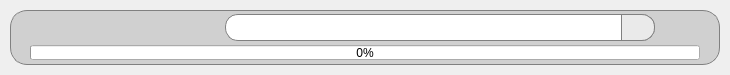
<?xml version="1.0" encoding="UTF-8"?>
<ui version="4.0">
 <class>MainWindow</class>
 <widget class="QWidget" name="MainWindow">
  <property name="geometry">
   <rect>
    <x>0</x>
    <y>0</y>
    <width>730</width>
    <height>74</height>
   </rect>
  </property>
  <property name="windowTitle">
   <string>Form</string>
  </property>
  <property name="windowOpacity">
   <double>0.900000000000000</double>
  </property>
  <layout class="QVBoxLayout" name="verticalLayout_2">
   <property name="spacing">
    <number>0</number>
   </property>
   <property name="margin">
    <number>10</number>
   </property>
   <item>
    <widget class="QWidget" name="wContainer" native="true">
     <property name="sizePolicy">
      <sizepolicy hsizetype="Expanding" vsizetype="Expanding">
       <horstretch>0</horstretch>
       <verstretch>0</verstretch>
      </sizepolicy>
     </property>
     <property name="styleSheet">
      <string notr="true">#wContainer{
	background-color:rgba(204, 204, 204, 227);
	border-radius: 17px;
	border: 1px solid grey;
}</string>
     </property>
     <layout class="QVBoxLayout" name="verticalLayout_3">
      <property name="spacing">
       <number>0</number>
      </property>
      <property name="margin">
       <number>0</number>
      </property>
      <item>
       <widget class="QWidget" name="widget_2" native="true">
        <property name="sizePolicy">
         <sizepolicy hsizetype="Expanding" vsizetype="Fixed">
          <horstretch>0</horstretch>
          <verstretch>0</verstretch>
         </sizepolicy>
        </property>
        <property name="minimumSize">
         <size>
          <width>0</width>
          <height>35</height>
         </size>
        </property>
        <property name="maximumSize">
         <size>
          <width>16777215</width>
          <height>35</height>
         </size>
        </property>
        <layout class="QHBoxLayout" name="horizontalLayout_3">
         <property name="spacing">
          <number>0</number>
         </property>
         <property name="leftMargin">
          <number>15</number>
         </property>
         <property name="topMargin">
          <number>2</number>
         </property>
         <property name="rightMargin">
          <number>2</number>
         </property>
         <property name="bottomMargin">
          <number>2</number>
         </property>
         <item>
          <widget class="QWidget" name="wExpandMenu" native="true">
           <property name="sizePolicy">
            <sizepolicy hsizetype="Expanding" vsizetype="Expanding">
             <horstretch>0</horstretch>
             <verstretch>0</verstretch>
            </sizepolicy>
           </property>
           <property name="styleSheet">
            <string notr="true">#wExpandMenu {
	border: 0px solid grey;
	background-color: transparent;
	border-top-left-radius: 15px;
	border-bottom-left-radius: 15px;
}</string>
           </property>
           <layout class="QHBoxLayout" name="horizontalLayout_6">
            <property name="spacing">
             <number>0</number>
            </property>
            <property name="sizeConstraint">
             <enum>QLayout::SetMaximumSize</enum>
            </property>
            <property name="margin">
             <number>0</number>
            </property>
           </layout>
          </widget>
         </item>
         <item>
          <spacer name="horizontalSpacer">
           <property name="orientation">
            <enum>Qt::Horizontal</enum>
           </property>
           <property name="sizeType">
            <enum>QSizePolicy::Minimum</enum>
           </property>
           <property name="sizeHint" stdset="0">
            <size>
             <width>40</width>
             <height>20</height>
            </size>
           </property>
          </spacer>
         </item>
         <item>
          <widget class="QWidget" name="wMainMenu" native="true">
           <property name="sizePolicy">
            <sizepolicy hsizetype="Minimum" vsizetype="Preferred">
             <horstretch>0</horstretch>
             <verstretch>0</verstretch>
            </sizepolicy>
           </property>
           <property name="minimumSize">
            <size>
             <width>0</width>
             <height>0</height>
            </size>
           </property>
           <property name="styleSheet">
            <string notr="true">#wMainMenu {
	border: 0px solid grey;
	background-color: transparent;
}</string>
           </property>
           <layout class="QHBoxLayout" name="horizontalLayout_2">
            <property name="spacing">
             <number>0</number>
            </property>
            <property name="leftMargin">
             <number>0</number>
            </property>
            <property name="topMargin">
             <number>2</number>
            </property>
            <property name="rightMargin">
             <number>0</number>
            </property>
            <property name="bottomMargin">
             <number>2</number>
            </property>
            <item>
             <widget class="QPushButton" name="btAdd">
              <property name="sizePolicy">
               <sizepolicy hsizetype="Minimum" vsizetype="Expanding">
                <horstretch>0</horstretch>
                <verstretch>0</verstretch>
               </sizepolicy>
              </property>
              <property name="minimumSize">
               <size>
                <width>40</width>
                <height>0</height>
               </size>
              </property>
              <property name="maximumSize">
               <size>
                <width>16777215</width>
                <height>16777215</height>
               </size>
              </property>
              <property name="font">
               <font>
                <pointsize>8</pointsize>
               </font>
              </property>
              <property name="contextMenuPolicy">
               <enum>Qt::NoContextMenu</enum>
              </property>
              <property name="toolTip">
               <string>import</string>
              </property>
              <property name="layoutDirection">
               <enum>Qt::LeftToRight</enum>
              </property>
              <property name="styleSheet">
               <string notr="true">#btAdd {
	border: 0px;
	background-color: transparent;
	image: url(:/icons/icons/import.png);
}
#btAdd::hover{ background-color: rgba(188, 233, 255, 224);}</string>
              </property>
              <property name="text">
               <string/>
              </property>
              <property name="iconSize">
               <size>
                <width>0</width>
                <height>0</height>
               </size>
              </property>
             </widget>
            </item>
            <item>
             <widget class="QPushButton" name="btCollection">
              <property name="sizePolicy">
               <sizepolicy hsizetype="Minimum" vsizetype="Expanding">
                <horstretch>0</horstretch>
                <verstretch>0</verstretch>
               </sizepolicy>
              </property>
              <property name="minimumSize">
               <size>
                <width>40</width>
                <height>0</height>
               </size>
              </property>
              <property name="toolTip">
               <string>music collection</string>
              </property>
              <property name="styleSheet">
               <string notr="true">#btCollection {
	border: 0px;
	background-color: transparent;
	image: url(:/icons/icons/collection.png);
}

#btCollection::hover{ background-color: rgba(188, 233, 255, 224);}</string>
              </property>
             </widget>
            </item>
            <item>
             <widget class="QPushButton" name="btSimilarity">
              <property name="sizePolicy">
               <sizepolicy hsizetype="Minimum" vsizetype="Expanding">
                <horstretch>0</horstretch>
                <verstretch>0</verstretch>
               </sizepolicy>
              </property>
              <property name="minimumSize">
               <size>
                <width>40</width>
                <height>0</height>
               </size>
              </property>
              <property name="toolTip">
               <string>similarity</string>
              </property>
              <property name="styleSheet">
               <string notr="true">#btSimilarity{
	border: 0px;
	background-color: transparent;
	image: url(:/icons/icons/similarity.png);
}

#btSimilarity::hover{ background-color: rgba(188, 233, 255, 224);}</string>
              </property>
             </widget>
            </item>
           </layout>
          </widget>
         </item>
         <item>
          <spacer name="horizontalSpacer_2">
           <property name="orientation">
            <enum>Qt::Horizontal</enum>
           </property>
           <property name="sizeType">
            <enum>QSizePolicy::Minimum</enum>
           </property>
           <property name="sizeHint" stdset="0">
            <size>
             <width>40</width>
             <height>20</height>
            </size>
           </property>
          </spacer>
         </item>
         <item>
          <widget class="QWidget" name="wSearch" native="true">
           <property name="sizePolicy">
            <sizepolicy hsizetype="Expanding" vsizetype="Expanding">
             <horstretch>0</horstretch>
             <verstretch>0</verstretch>
            </sizepolicy>
           </property>
           <property name="styleSheet">
            <string notr="true">#wSearch {
	background-color: transparent;
	border: 0px solid grey;
}

QToolButton{
background-color: transparent;
border: 0px;
color: white;
}

QToolButton::hover{ color: black;}</string>
           </property>
           <layout class="QHBoxLayout" name="horizontalLayout">
            <property name="spacing">
             <number>0</number>
            </property>
            <property name="leftMargin">
             <number>0</number>
            </property>
            <property name="topMargin">
             <number>2</number>
            </property>
            <property name="rightMargin">
             <number>0</number>
            </property>
            <property name="bottomMargin">
             <number>2</number>
            </property>
            <item>
             <widget class="QWidget" name="widget" native="true">
              <property name="sizePolicy">
               <sizepolicy hsizetype="Expanding" vsizetype="Expanding">
                <horstretch>0</horstretch>
                <verstretch>0</verstretch>
               </sizepolicy>
              </property>
              <property name="styleSheet">
               <string notr="true">#widget {
	border: 0.5 solid grey;
	border-radius: 13;
	background: white;
}

#widget:focus{ background-color: rgb(211, 236, 243);}</string>
              </property>
              <layout class="QHBoxLayout" name="horizontalLayout_4">
               <property name="spacing">
                <number>0</number>
               </property>
               <property name="topMargin">
                <number>0</number>
               </property>
               <property name="rightMargin">
                <number>0</number>
               </property>
               <property name="bottomMargin">
                <number>0</number>
               </property>
               <item>
                <widget class="QLineEdit" name="leInput">
                 <property name="sizePolicy">
                  <sizepolicy hsizetype="Expanding" vsizetype="Expanding">
                   <horstretch>0</horstretch>
                   <verstretch>0</verstretch>
                  </sizepolicy>
                 </property>
                 <property name="minimumSize">
                  <size>
                   <width>350</width>
                   <height>0</height>
                  </size>
                 </property>
                 <property name="maximumSize">
                  <size>
                   <width>16777215</width>
                   <height>16777215</height>
                  </size>
                 </property>
                 <property name="font">
                  <font>
                   <pointsize>12</pointsize>
                   <weight>50</weight>
                   <bold>false</bold>
                   <strikeout>false</strikeout>
                  </font>
                 </property>
                 <property name="styleSheet">
                  <string notr="true">#leInput {
	border: 0px solid grey;
	border-top-left-radius: 10;
	border-bottom-left-radius: 10;
	margin-top: 2px;
	margin-bottom: 2px;
}

</string>
                 </property>
                </widget>
               </item>
               <item>
                <widget class="QPushButton" name="btSearch">
                 <property name="sizePolicy">
                  <sizepolicy hsizetype="Minimum" vsizetype="Expanding">
                   <horstretch>0</horstretch>
                   <verstretch>0</verstretch>
                  </sizepolicy>
                 </property>
                 <property name="layoutDirection">
                  <enum>Qt::LeftToRight</enum>
                 </property>
                 <property name="styleSheet">
                  <string notr="true">#btSearch {
	border: 1px solid grey;
	border-top-right-radius: 13;
	border-bottom-right-radius: 13;
	image: url(:/icons/icons/search_64.png);
	background-color: rgb(234, 234, 234);
}</string>
                 </property>
                 <property name="text">
                  <string/>
                 </property>
                 <property name="shortcut">
                  <string>Return</string>
                 </property>
                 <property name="flat">
                  <bool>false</bool>
                 </property>
                </widget>
               </item>
              </layout>
             </widget>
            </item>
           </layout>
          </widget>
         </item>
         <item>
          <spacer name="horizontalSpacer_3">
           <property name="orientation">
            <enum>Qt::Horizontal</enum>
           </property>
           <property name="sizeType">
            <enum>QSizePolicy::Minimum</enum>
           </property>
           <property name="sizeHint" stdset="0">
            <size>
             <width>30</width>
             <height>20</height>
            </size>
           </property>
          </spacer>
         </item>
         <item>
          <widget class="QWidget" name="wWindowMenu" native="true">
           <property name="styleSheet">
            <string notr="true">#wWindowMenu {
	border: 0px solid grey;
	border-top-right-radius: 15;
	border-bottom-right-radius: 15;
	background-color: transparent;
}</string>
           </property>
           <layout class="QVBoxLayout" name="verticalLayout">
            <property name="spacing">
             <number>0</number>
            </property>
            <property name="leftMargin">
             <number>0</number>
            </property>
            <property name="topMargin">
             <number>5</number>
            </property>
            <property name="rightMargin">
             <number>1</number>
            </property>
            <property name="bottomMargin">
             <number>5</number>
            </property>
            <item>
             <widget class="QPushButton" name="btClose">
              <property name="sizePolicy">
               <sizepolicy hsizetype="Minimum" vsizetype="Expanding">
                <horstretch>0</horstretch>
                <verstretch>0</verstretch>
               </sizepolicy>
              </property>
              <property name="styleSheet">
               <string notr="true">#btClose {
	border: 0px solid grey;
	background-color: transparent;
	image: url(:/icons/icons/close.png);
}

#btClose::hover{ image: url(:/icons/icons/close_on.png);}</string>
              </property>
             </widget>
            </item>
           </layout>
          </widget>
         </item>
        </layout>
       </widget>
      </item>
      <item>
       <widget class="QWidget" name="widget_3" native="true">
        <property name="sizePolicy">
         <sizepolicy hsizetype="Expanding" vsizetype="Fixed">
          <horstretch>0</horstretch>
          <verstretch>0</verstretch>
         </sizepolicy>
        </property>
        <property name="maximumSize">
         <size>
          <width>16777215</width>
          <height>20</height>
         </size>
        </property>
        <layout class="QHBoxLayout" name="horizontalLayout_5">
         <property name="spacing">
          <number>0</number>
         </property>
         <property name="leftMargin">
          <number>20</number>
         </property>
         <property name="topMargin">
          <number>0</number>
         </property>
         <property name="rightMargin">
          <number>20</number>
         </property>
         <property name="bottomMargin">
          <number>5</number>
         </property>
         <item>
          <widget class="QProgressBar" name="progressBar">
           <property name="value">
            <number>0</number>
           </property>
           <property name="alignment">
            <set>Qt::AlignCenter</set>
           </property>
          </widget>
         </item>
        </layout>
       </widget>
      </item>
     </layout>
    </widget>
   </item>
  </layout>
 </widget>
 <resources/>
 <connections/>
</ui>
